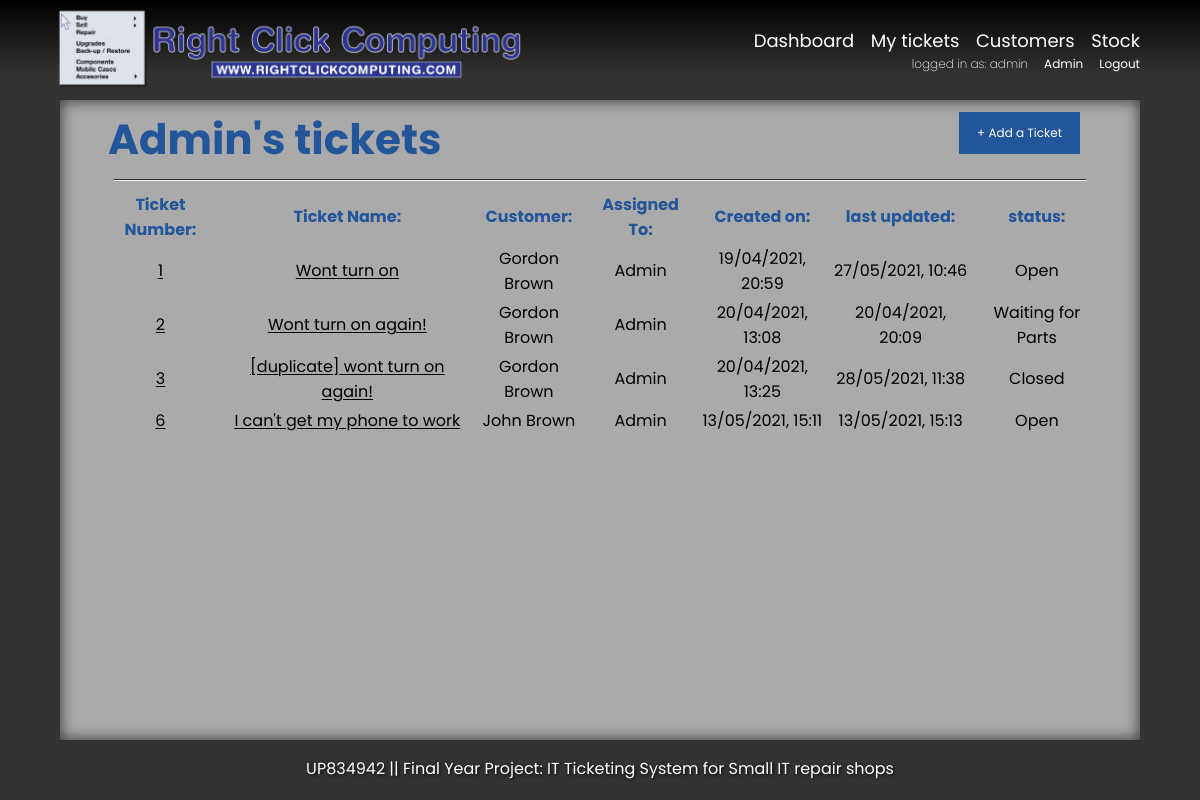
The page /my_tickets/ (signed in) on the database as committed earlier.
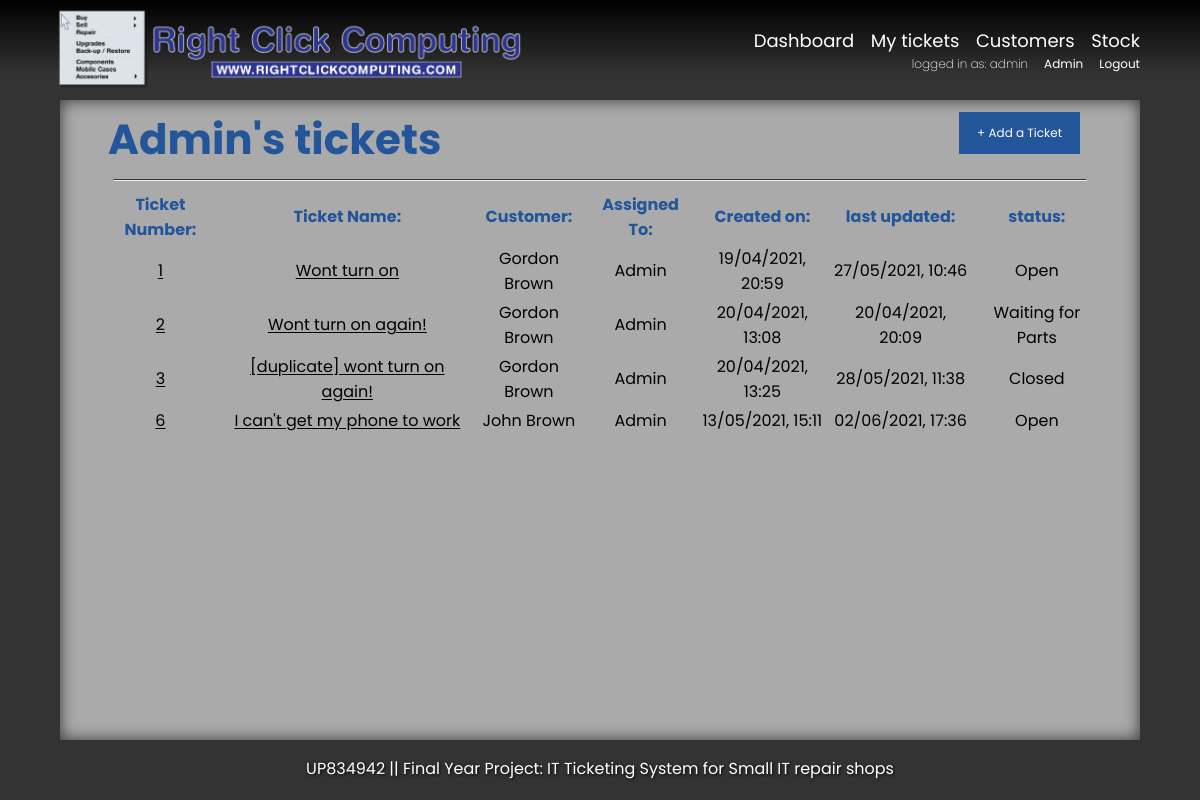
The same page on the database as committed later.
### ticketingsystem/models.py (models this page shows, shortened)
class Ticket(models.Model):
    TICKET_STATUS = [('Open', 'Open'), ('Waiting on Customer', 'Waiting on Customer'), ('Waiting for Parts', 'Waiting for Parts'), ('Closed', 'Closed')]
    DEVICE_TYPES = [('Mobile Phone', 'Mobile Phone'), ('Laptop', 'Laptop'), ('Desktop', 'Desktop'), ('Games Console', 'Games Console'), ('Tablet', 'Tablet'), ('Smart device', 'Smart Device'), ('Other', 'Other')]
    ticketName = models.CharField(max_length=100, verbose_name="Ticket Name")
    deviceMake = models.CharField (max_length=30, verbose_name="Device Make")
    deviceModel = models.CharField(max_length=50, verbose_name="Device Model")
    deviceType = models.CharField(max_length=15, choices=DEVICE_TYPES, verbose_name="Device Type")
    customer = models.ForeignKey(Customer, on_delete=models.PROTECT, verbose_name="Customer")
    assigned = models.ForeignKey(User, on_delete=models.SET_NULL, null=True, blank=True, editable=True, related_name="assignedTechnician", verbose_name="Assigned")
    ticketStatus = models.CharField(max_length=30, choices=TICKET_STATUS, verbose_name="Ticket Status")
    createdDate = models.DateTimeField(auto_now_add=True, editable=False, verbose_name="Created On")
    createdBy = models.ForeignKey(User, on_delete=models.DO_NOTHING, null=True, editable=False, related_name="createdByTechnician", verbose_name="createdBy")
    lastUpdated = models.DateTimeField(auto_now=True, verbose_name="Last Update Date")
    updatedBy = models.ForeignKey(User, on_delete=models.DO_NOTHING, null=True, editable=False, related_name="updatedByTechnician", verbose_name="Updated By")
    ticketDescription = models.TextField(verbose_name="Ticket Description")
    class meta:
        ordering = ['-id']

class Customer(models.Model):
    firstName = models.CharField (max_length=50, verbose_name="First Name")
    lastName = models.CharField (max_length=50, verbose_name="Last Name")
    phoneMessage = 'Phone number must be 11 digits format \'00000000000\''
    phone_regex = RegexValidator(regex='^\\d{11}$',message=phoneMessage)
    number = models.CharField(max_length=11, validators=[phone_regex], verbose_name="Phone Number")
    email = models.EmailField(max_length = 254, blank= True, null=True, verbose_name="Email Address")
    address = models.TextField(blank=True, verbose_name="Address")
    def __str__(self):
        return self.firstName + ' ' + self.lastName

### ticketingsystem/views.py (the view)
def myTickets (request):
    tickets = Ticket.objects.all()
    ticketFilter = tickets.filter(assigned=request.user)
    return render (request, 'my_tickets.html', {
       'tickets' : tickets,
       'ticketFilter' : ticketFilter
    })

### ticketingsystem/templates/my_tickets.html (shortened to what this page needs)
{% extends 'base.html'%}
{% block content %}
{% load static %}
{% if user.is_authenticated %}
    <link rel="stylesheet" href="{% static 'dashboard.css' %}">
    <span  id = "ticketbar">
    <h1 id = "dashTitle"> {{ user.get_username | capfirst }}'s tickets</h1>
        <a href="/dashboard/create-ticket/" class="button" title="Add a Ticket"> + Add a Ticket</a>
    </span>
    <hr>
    <div id = 'ticketTable'>
        <table id = "dashTable">
            <tr>
            <th id = 'tableHeading'>Ticket Number: </th>
            <th id = 'tableHeading'>Ticket Name: </th>
            <th id = 'tableHeading'>Customer: </th>
            <th id = 'tableHeading'>Assigned To: </th>
            <th id = 'tableHeading'>Created on: </th>
            <th id = 'tableHeading'>last updated: </th>
            <th id = 'tableHeading'>status: </th>
            </tr>
                {% for ticket in ticketFilter %}
                        <tr>
                        <th id = 'tableContent'> <a href = "{% url 'Ticket_Detail' ticket.id %}"> {{ticket.id}}  </a></th>
                        <th id = 'tableContent'> <a href = "{% url 'Ticket_Detail' ticket.id %}">{{ticket.ticketName | capfirst}} </a>  </th>
                        <th id = 'tableContent'>{{ticket.customer | capfirst}} </th>
                        <th id = 'tableContent'>{{ticket.assigned | capfirst}} </th>
                        <th id = 'tableContent'>{{ticket.createdDate | date:"d/m/Y, H:i "}} </th>
                        <th id = 'tableContent'>{{ticket.lastUpdated | date:"d/m/Y, H:i "}} </th>
                        <th id = 'tableContent'>{{ticket.ticketStatus | capfirst}} </th>
                        </tr>
                {% endfor %}
        </table>
    </div>
{% else %}
    <h1 id = "nolog"> You are not logged in! Please login to see the dashboard </h1>
{% endif %}
{% endblock %}

Rows that differ between the two databases and show on the page:
changed Ticket "I can't get my phone to work": lastUpdated "13/05/2021, 15:13" → "02/06/2021, 17:36"
